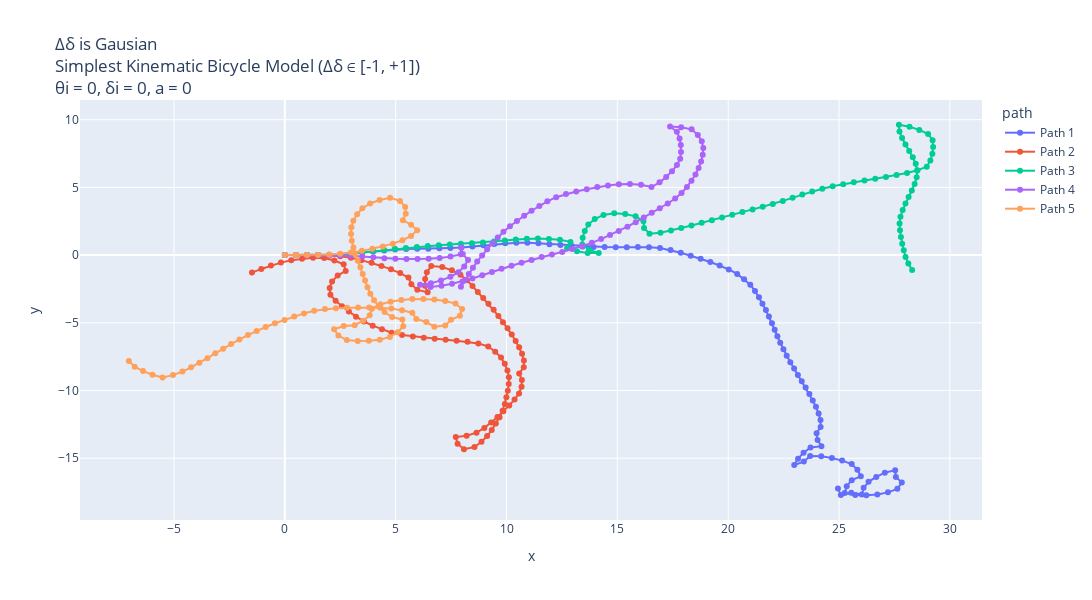

Source (notebook cell):
### Markdown cell above
Plots : When change in Steering Angle is Uniform Distribution

### Code cell
# Making 5 possible trajectories
trajectories = []
for i in range(5):
    x_traj, y_traj, theta_traj, delta_traj, uniform_change_in_delta, a_traj, v_traj = start_trajectory_when_change_is_uniform_distribution(theta_init=0.0, a_init=0.0, delta_init=0.0, v_init=5, mode="simple")
    trajectories.append((x_traj, y_traj, theta_traj, delta_traj, uniform_change_in_delta, a_traj, v_traj))


# Create a DataFrame for plotting
data = []
for i, (x_traj, y_traj, theta_traj, delta_traj, uniform_change_in_delta, a_traj, v_traj) in enumerate(trajectories):
    for x, y, v in zip(x_traj, y_traj, v_traj):
        data.append({"x": x, "y": y, "v": v, "path": f"Path {i+1}"})
df = pd.DataFrame(data)

# Create the plot
fig = px.line(df, x="x", y="y", color="path", custom_data=["v"], title="Δδ is Gausian <br>Simplest Kinematic Bicycle Model (Δδ ∈ [-1, +1]) <br>θi = 0, δi = 0, a = 0", render_mode="svg")
# Add hover functionality
fig.update_traces(mode="markers+lines", hovertemplate="<br>".join([
    "v: %{customdata[0]:.2f}",
    "x: %{x:.2f}",
    "y: %{y:.2f}"
]))
fig.update_layout(height=600,width=1130)
fig.show()


# Plotting in x w.r.t. time
dt = 0.1  # Time step
t_end = 10  # 10 seconds
t = np.arange(0, t_end + dt, dt)

plt.figure(figsize=(15, 6))
for i, (x_traj, y_traj, theta_traj, delta_traj, uniform_change_in_delta, a_traj, v_traj) in enumerate(trajectories):
    # Model built such that a remains same inside; can be randomised by using a random statement.
    # print(x_traj,"\n", y_traj)
    plt.plot(t, x_traj, label=f"Path {i+1}", alpha = 0.7)
plt.ylabel("x [m]")
plt.xlabel("t [s]")
plt.grid("True")
plt.title("x w.r.t. time")
plt.legend()
plt.show()


# Plotting in y w.r.t. time
dt = 0.1  # Time step
t_end = 10  # 10 seconds
t = np.arange(0, t_end + dt, dt)

plt.figure(figsize=(15, 6))
for i, (x_traj, y_traj, theta_traj, delta_traj, uniform_change_in_delta, a_traj, v_traj) in enumerate(trajectories):
    # Model built such that a remains same inside; can be randomised by using a random statement.
    # print(x_traj,"\n", y_traj)
    plt.plot(t, y_traj, label=f"Path {i+1}", alpha = 0.7)
plt.ylabel("y [m]")
plt.xlabel("t [s]")
plt.grid("True")
plt.title("Y w.r.t. time")
plt.legend()
plt.show()


# Plotting in theta(t) w.r.t. time
dt = 0.1  # Time step
t_end = 10  # 10 seconds
t = np.arange(0, t_end + dt, dt)

plt.figure(figsize=(15, 6))
for i, (x_traj, y_traj, theta_traj, delta_traj, uniform_change_in_delta, a_traj, v_traj) in enumerate(trajectories):
    # Model built such that a remains same inside; can be randomised by using a random statement.
    # print(x_traj,"\n", y_traj)
    plt.plot(t, theta_traj, label=f"Path {i+1}", alpha = 0.7)
plt.ylabel("θ [radian]")
plt.xlabel("t [s]")
plt.grid("True")
plt.title("Heading Angle w.r.t. time")
plt.legend()
plt.show()


# Plotting in delta(t) w.r.t. time
dt = 0.1  # Time step
t_end = 10  # 10 seconds
t = np.arange(0, t_end + dt, dt)

plt.figure(figsize=(15, 6))
for i, (x_traj, y_traj, theta_traj, delta_traj, uniform_change_in_delta, a_traj, v_traj) in enumerate(trajectories):
    # Model built such that a remains same inside; can be randomised by using a random statement.
    # print(x_traj,"\n", y_traj)
    plt.plot(t, delta_traj, label=f"Path {i+1}", alpha = 0.7)
plt.ylabel("δ [m/s]")
plt.xlabel("t [s]")
plt.grid("True")
plt.title("Steering Angle w.r.t. time")
plt.legend()
plt.show()


# Plotting variation in steering angle w.r.t. time
dt = 0.1  # Time step
t_end = 10  # 10 seconds
t = np.arange(0, t_end + dt, dt)

plt.figure(figsize=(15, 6))
for i, (x_traj, y_traj, theta_traj, delta_traj, uniform_change_in_delta, a_traj, v_traj) in enumerate(trajectories):
    # Model built such that a remains same inside; can be randomised by using a random statement.
    # print(x_traj,"\n", y_traj)
    plt.plot(t, uniform_change_in_delta, label=f"Path {i+1}", alpha = 0.7)
plt.ylabel("Δδ [radian]")
plt.xlabel("t [s]")
plt.grid("True")
plt.title("Δδ (Change in Steering Angle) w.r.t. time")
plt.legend()
plt.show()

### Figure 1 — Plotly figure (JSON) as saved in the notebook; plotly's stock layout.template omitted (floating-point values rounded to 4 significant figures)
{"data": [{"customdata": [[5], [5], [5], [5], [5], [5], [5], [5], [5], [5], [5], [5], [5], [5], [5], [5], [5], [5], [5], [5], [5], [5], [5], [5], [5], [5], [5], [5], [5], [5], [5], [5], [5], [5], [5], [5], [5], [5], [5], [5], [5], [5], [5], [5], [5], [5], [5], [5], [5], [5], [5], [5], [5], [5], [5], [5], [5], [5], [5], [5], [5], [5], [5], [5], [5], [5], [5], [5], [5], [5], [5], [5], [5], [5], [5], [5], [5], [5], [5], [5], [5], [5], [5], [5], [5], [5], [5], [5], [5], [5], [5], [5], [5], [5], [5], [5], [5], [5], [5], [5], [5]], "hovertemplate": "v: %{customdata[0]:.2f}<br>x: %{x:.2f}<br>y: %{y:.2f}", "legendgroup": "Path 1", "line": {"color": "#636efa", "dash": "solid"}, "marker": {"symbol": "circle"}, "mode": "markers+lines", "name": "Path 1", "orientation": "v", "showlegend": true, "type": "scatter", "x": [0, 0.5, 1, 1.5, 2.0, 2.498, 2.995, 3.489, 3.983, 4.478, 4.974, 5.472, 5.972, 6.472, 6.971, 7.47, 7.969, 8.464, 8.955, 9.447, 9.943, 10.44, 10.94, 11.44, 11.94, 12.43, 12.93, 13.43, 13.93, 14.43, 14.93, 15.43, 15.93, 16.43, 16.92, 17.4, 17.86, 18.31, 18.76, 19.19, 19.62, 20.03, 20.4, 20.72, 21.0, 21.21, 21.39, 21.55, 21.7, 21.84, 21.97, 22.1, 22.22, 22.35, 22.49, 22.64, 22.8, 22.97, 23.14, 23.32, 23.49, 23.66, 23.81, 23.96, 24.08, 24.16, 24.17, 23.99, 24.03, 24.21, 23.71, 23.4, 23.15, 22.98, 23.41, 23.7, 24.2, 24.68, 25.14, 25.57, 25.83, 25.98, 25.57, 25.35, 25.26, 25.73, 26.23, 26.73, 27.2, 27.63, 27.83, 27.56, 27.53, 27.07, 26.68, 26.33, 26.11, 26.03, 25.55, 25.08, 24.95], "xaxis": "x", "y": [0, 0, 0, 0.007965, 0.02429, 0.0613, 0.1198, 0.1932, 0.2733, 0.345, 0.4095, 0.4509, 0.4689, 0.4772, 0.5004, 0.5327, 0.5696, 0.6389, 0.7299, 0.8198, 0.8815, 0.9092, 0.9151, 0.8675, 0.8023, 0.7381, 0.6908, 0.6413, 0.6042, 0.5917, 0.5871, 0.5894, 0.5928, 0.5798, 0.5261, 0.375, 0.1779, -0.04188, -0.2646, -0.5071, -0.7738, -1.06, -1.387, -1.777, -2.191, -2.644, -3.111, -3.586, -4.061, -4.542, -5.022, -5.507, -5.992, -6.476, -6.954, -7.432, -7.905, -8.375, -8.845, -9.313, -9.781, -10.25, -10.73, -11.21, -11.69, -12.18, -12.68, -13.15, -13.65, -14.12, -14.21, -14.6, -15.03, -15.5, -15.25, -14.84, -14.85, -14.99, -15.18, -15.43, -15.86, -16.33, -16.62, -17.07, -17.56, -17.71, -17.73, -17.67, -17.52, -17.26, -16.8, -16.38, -15.88, -16.07, -16.38, -16.74, -17.19, -17.68, -17.54, -17.72, -17.24], "yaxis": "y"}, {"customdata": [[5], [5], [5], [5], [5], [5], [5], [5], [5], [5], [5], [5], [5], [5], [5], [5], [5], [5], [5], [5], [5], [5], [5], [5], [5], [5], [5], [5], [5], [5], [5], [5], [5], [5], [5], [5], [5], [5], [5], [5], [5], [5], [5], [5], [5], [5], [5], [5], [5], [5], [5], [5], [5], [5], [5], [5], [5], [5], [5], [5], [5], [5], [5], [5], [5], [5], [5], [5], [5], [5], [5], [5], [5], [5], [5], [5], [5], [5], [5], [5], [5], [5], [5], [5], [5], [5], [5], [5], [5], [5], [5], [5], [5], [5], [5], [5], [5], [5], [5], [5], [5]], "hovertemplate": "v: %{customdata[0]:.2f}<br>x: %{x:.2f}<br>y: %{y:.2f}", "legendgroup": "Path 2", "line": {"color": "#EF553B", "dash": "solid"}, "marker": {"symbol": "circle"}, "mode": "markers+lines", "name": "Path 2", "orientation": "v", "showlegend": true, "type": "scatter", "x": [0, 0.5, 1, 1.5, 2.0, 2.495, 2.982, 3.452, 3.911, 4.356, 4.789, 5.204, 5.576, 5.708, 5.976, 6.442, 6.318, 6.328, 6.406, 6.606, 7.101, 7.536, 7.92, 8.214, 8.466, 8.706, 8.948, 9.184, 9.419, 9.632, 9.839, 10.05, 10.23, 10.41, 10.57, 10.7, 10.78, 10.78, 10.57, 10.69, 10.68, 10.57, 10.36, 10.12, 9.86, 9.59, 9.308, 9.0, 8.647, 8.2, 7.71, 7.792, 8.08, 8.554, 8.871, 9.126, 9.333, 9.518, 9.686, 9.823, 9.924, 9.993, 10.06, 10.1, 10.11, 10.04, 9.919, 9.752, 9.488, 9.175, 8.729, 8.243, 7.749, 7.253, 6.76, 6.266, 5.775, 5.287, 4.816, 4.38, 3.963, 3.565, 3.211, 2.89, 2.579, 2.291, 2.056, 2.021, 2.13, 2.384, 2.745, 2.653, 2.232, 1.772, 1.272, 0.776, 0.2886, -0.1781, -0.6274, -1.061, -1.483], "xaxis": "x", "y": [0, 0, 0, 0.0007411, -0.02055, -0.08839, -0.2002, -0.3713, -0.5698, -0.7978, -1.048, -1.327, -1.661, -2.143, -2.565, -2.745, -2.261, -1.761, -1.267, -0.809, -0.8808, -1.126, -1.447, -1.851, -2.283, -2.722, -3.159, -3.6, -4.041, -4.494, -4.949, -5.404, -5.867, -6.334, -6.809, -7.291, -7.784, -8.284, -8.74, -9.225, -9.725, -10.21, -10.67, -11.11, -11.53, -11.95, -12.37, -12.76, -13.11, -13.34, -13.44, -13.93, -14.34, -14.18, -13.79, -13.36, -12.91, -12.44, -11.97, -11.49, -11.0, -10.51, -10.01, -9.511, -9.011, -8.516, -8.031, -7.559, -7.134, -6.745, -6.519, -6.401, -6.324, -6.259, -6.179, -6.097, -6.006, -5.895, -5.729, -5.483, -5.208, -4.905, -4.552, -4.169, -3.777, -3.368, -2.927, -2.428, -1.94, -1.51, -1.164, -0.6726, -0.4017, -0.2062, -0.2, -0.261, -0.3725, -0.5521, -0.7714, -1.021, -1.289], "yaxis": "y"}, {"customdata": [[5], [5], [5], [5], [5], [5], [5], [5], [5], [5], [5], [5], [5], [5], [5], [5], [5], [5], [5], [5], [5], [5], [5], [5], [5], [5], [5], [5], [5], [5], [5], [5], [5], [5], [5], [5], [5], [5], [5], [5], [5], [5], [5], [5], [5], [5], [5], [5], [5], [5], [5], [5], [5], [5], [5], [5], [5], [5], [5], [5], [5], [5], [5], [5], [5], [5], [5], [5], [5], [5], [5], [5], [5], [5], [5], [5], [5], [5], [5], [5], [5], [5], [5], [5], [5], [5], [5], [5], [5], [5], [5], [5], [5], [5], [5], [5], [5], [5], [5], [5], [5]], "hovertemplate": "v: %{customdata[0]:.2f}<br>x: %{x:.2f}<br>y: %{y:.2f}", "legendgroup": "Path 3", "line": {"color": "#00cc96", "dash": "solid"}, "marker": {"symbol": "circle"}, "mode": "markers+lines", "name": "Path 3", "orientation": "v", "showlegend": true, "type": "scatter", "x": [0, 0.5, 1, 1.5, 2.0, 2.498, 2.993, 3.487, 3.977, 4.468, 4.963, 5.46, 5.954, 6.449, 6.945, 7.442, 7.94, 8.438, 8.935, 9.431, 9.924, 10.42, 10.92, 11.41, 11.91, 12.41, 12.88, 12.73, 13.18, 13.66, 14.16, 13.73, 13.42, 13.43, 13.53, 13.69, 13.98, 14.37, 14.86, 15.35, 15.82, 16.18, 16.2, 16.45, 16.94, 17.42, 17.88, 18.34, 18.8, 19.26, 19.72, 20.18, 20.64, 21.1, 21.56, 22.01, 22.46, 22.91, 23.34, 23.79, 24.25, 24.71, 25.19, 25.67, 26.15, 26.63, 27.12, 27.59, 28.07, 28.53, 28.96, 29.12, 29.21, 29.25, 29.22, 29.02, 28.62, 28.18, 27.7, 27.73, 27.84, 28.0, 28.17, 28.33, 28.46, 28.53, 28.5, 28.41, 28.28, 28.14, 28.0, 27.87, 27.77, 27.73, 27.75, 27.79, 27.85, 27.92, 28.0, 28.12, 28.3], "xaxis": "x", "y": [0, 0, 0, 0.0004941, 0.0112, 0.053, 0.126, 0.2039, 0.3, 0.3948, 0.4661, 0.5265, 0.5974, 0.6696, 0.7332, 0.7858, 0.8388, 0.8798, 0.9324, 0.9997, 1.081, 1.159, 1.211, 1.225, 1.199, 1.133, 0.9775, 0.5019, 0.2819, 0.1471, 0.1482, 0.3951, 0.7884, 1.288, 1.779, 2.253, 2.66, 2.97, 3.09, 3.04, 2.862, 2.509, 2.01, 1.575, 1.655, 1.81, 1.997, 2.191, 2.381, 2.581, 2.78, 2.974, 3.178, 3.377, 3.574, 3.779, 3.998, 4.229, 4.47, 4.702, 4.901, 5.082, 5.239, 5.382, 5.513, 5.633, 5.764, 5.91, 6.068, 6.262, 6.523, 6.996, 7.487, 7.986, 8.485, 8.942, 9.248, 9.476, 9.628, 9.128, 8.642, 8.167, 7.696, 7.222, 6.74, 6.245, 5.746, 5.254, 4.771, 4.292, 3.813, 3.329, 2.839, 2.341, 1.841, 1.343, 0.8459, 0.351, -0.1423, -0.6268, -1.096], "yaxis": "y"}, {"customdata": [[5], [5], [5], [5], [5], [5], [5], [5], [5], [5], [5], [5], [5], [5], [5], [5], [5], [5], [5], [5], [5], [5], [5], [5], [5], [5], [5], [5], [5], [5], [5], [5], [5], [5], [5], [5], [5], [5], [5], [5], [5], [5], [5], [5], [5], [5], [5], [5], [5], [5], [5], [5], [5], [5], [5], [5], [5], [5], [5], [5], [5], [5], [5], [5], [5], [5], [5], [5], [5], [5], [5], [5], [5], [5], [5], [5], [5], [5], [5], [5], [5], [5], [5], [5], [5], [5], [5], [5], [5], [5], [5], [5], [5], [5], [5], [5], [5], [5], [5], [5], [5]], "hovertemplate": "v: %{customdata[0]:.2f}<br>x: %{x:.2f}<br>y: %{y:.2f}", "legendgroup": "Path 4", "line": {"color": "#ab63fa", "dash": "solid"}, "marker": {"symbol": "circle"}, "mode": "markers+lines", "name": "Path 4", "orientation": "v", "showlegend": true, "type": "scatter", "x": [0, 0.5, 1, 1.5, 2.0, 2.5, 2.999, 3.496, 3.992, 4.488, 4.987, 5.486, 5.986, 6.486, 6.981, 7.472, 7.938, 7.951, 8.026, 8.264, 8.092, 7.83, 7.468, 7.042, 6.589, 6.1, 6.573, 7.066, 7.544, 8.011, 8.463, 8.904, 9.34, 9.777, 10.22, 10.68, 11.13, 11.58, 12.05, 12.51, 12.96, 13.41, 13.85, 14.26, 14.67, 15.06, 15.45, 15.83, 16.19, 16.55, 16.91, 17.27, 17.61, 17.89, 18.14, 18.35, 18.52, 18.67, 18.78, 18.85, 18.88, 18.81, 18.63, 18.35, 17.88, 17.38, 17.68, 17.81, 17.86, 17.87, 17.83, 17.69, 17.46, 17.2, 16.9, 16.54, 16.07, 15.57, 15.07, 14.58, 14.09, 13.62, 13.14, 12.68, 12.24, 11.84, 11.48, 11.13, 10.8, 10.47, 10.15, 9.863, 9.605, 9.362, 9.126, 8.899, 8.677, 8.485, 8.3, 8.119, 7.944], "xaxis": "x", "y": [0, 0, 0, 0.001304, -0.00272, -0.01468, -0.0421, -0.09848, -0.1632, -0.2258, -0.26, -0.2826, -0.2897, -0.2736, -0.2079, -0.1109, 0.0692, 0.569, 0.07475, -0.365, -0.8345, -1.26, -1.605, -1.867, -2.079, -2.185, -2.348, -2.266, -2.118, -1.941, -1.726, -1.491, -1.247, -1.003, -0.7807, -0.5681, -0.3541, -0.1468, 0.04132, 0.2302, 0.4435, 0.664, 0.9044, 1.184, 1.479, 1.786, 2.097, 2.429, 2.771, 3.121, 3.464, 3.812, 4.183, 4.592, 5.029, 5.484, 5.951, 6.431, 6.918, 7.413, 7.912, 8.407, 8.874, 9.289, 9.448, 9.5, 9.105, 8.62, 8.123, 7.623, 7.125, 6.646, 6.199, 5.773, 5.372, 5.03, 5.194, 5.243, 5.233, 5.147, 5.023, 4.866, 4.703, 4.513, 4.279, 3.977, 3.634, 3.277, 2.903, 2.524, 2.137, 1.73, 1.301, 0.865, 0.4242, -0.02164, -0.4698, -0.9312, -1.396, -1.862, -2.33], "yaxis": "y"}, {"customdata": [[5], [5], [5], [5], [5], [5], [5], [5], [5], [5], [5], [5], [5], [5], [5], [5], [5], [5], [5], [5], [5], [5], [5], [5], [5], [5], [5], [5], [5], [5], [5], [5], [5], [5], [5], [5], [5], [5], [5], [5], [5], [5], [5], [5], [5], [5], [5], [5], [5], [5], [5], [5], [5], [5], [5], [5], [5], [5], [5], [5], [5], [5], [5], [5], [5], [5], [5], [5], [5], [5], [5], [5], [5], [5], [5], [5], [5], [5], [5], [5], [5], [5], [5], [5], [5], [5], [5], [5], [5], [5], [5], [5], [5], [5], [5], [5], [5], [5], [5], [5], [5]], "hovertemplate": "v: %{customdata[0]:.2f}<br>x: %{x:.2f}<br>y: %{y:.2f}", "legendgroup": "Path 5", "line": {"color": "#FFA15A", "dash": "solid"}, "marker": {"symbol": "circle"}, "mode": "markers+lines", "name": "Path 5", "orientation": "v", "showlegend": true, "type": "scatter", "x": [0, 0.5, 1, 1.5, 1.999, 2.496, 2.987, 3.472, 3.95, 4.42, 4.872, 5.304, 5.692, 5.971, 5.697, 5.324, 5.455, 5.428, 5.196, 4.749, 4.274, 3.847, 3.496, 3.263, 3.088, 3.0, 2.986, 3.021, 3.093, 3.176, 3.289, 3.408, 3.512, 3.619, 3.727, 3.856, 4.024, 4.228, 4.497, 4.838, 5.301, 5.342, 5.09, 4.736, 4.282, 3.788, 3.288, 2.792, 2.416, 2.22, 2.653, 3.15, 3.529, 3.827, 3.928, 4.309, 4.771, 5.254, 5.75, 6.25, 6.748, 7.236, 7.697, 7.994, 7.898, 7.498, 7.236, 6.743, 6.38, 5.931, 5.749, 5.286, 4.8, 4.303, 3.803, 3.303, 2.804, 2.305, 1.809, 1.324, 0.8646, 0.4208, -0.01364, -0.4465, -0.8638, -1.272, -1.665, -2.05, -2.423, -2.783, -3.141, -3.496, -3.856, -4.23, -4.62, -5.045, -5.516, -5.973, -6.396, -6.774, -7.037], "xaxis": "x", "y": [0, 0, 0, 0.01727, 0.04309, 0.1014, 0.1935, 0.3135, 0.4632, 0.6315, 0.8463, 1.098, 1.413, 1.828, 2.247, 2.579, 3.062, 3.561, 4.004, 4.229, 4.074, 3.813, 3.457, 3.015, 2.546, 2.054, 1.554, 1.056, 0.5607, 0.06768, -0.4195, -0.9052, -1.394, -1.883, -2.371, -2.854, -3.325, -3.781, -4.202, -4.568, -4.759, -5.257, -5.688, -6.042, -6.25, -6.328, -6.337, -6.272, -5.943, -5.483, -5.233, -5.172, -4.846, -4.445, -3.955, -3.631, -3.44, -3.308, -3.245, -3.238, -3.278, -3.387, -3.581, -3.983, -4.474, -4.774, -5.2, -5.285, -4.941, -4.721, -4.255, -4.067, -3.952, -3.895, -3.875, -3.871, -3.891, -3.921, -3.988, -4.109, -4.306, -4.536, -4.784, -5.034, -5.31, -5.599, -5.908, -6.226, -6.559, -6.906, -7.255, -7.607, -7.955, -8.286, -8.599, -8.862, -9.032, -8.83, -8.564, -8.236, -7.811], "yaxis": "y"}], "layout": {"height": 600, "legend": {"title": {"text": "path"}, "tracegroupgap": 0}, "title": {"text": "Δδ is Gausian <br>Simplest Kinematic Bicycle Model (Δδ ∈ [-1, +1]) <br>θi = 0, δi = 0, a = 0"}, "width": 1130, "xaxis": {"anchor": "y", "domain": [0, 1], "title": {"text": "x"}}, "yaxis": {"anchor": "x", "domain": [0, 1], "title": {"text": "y"}}}}
